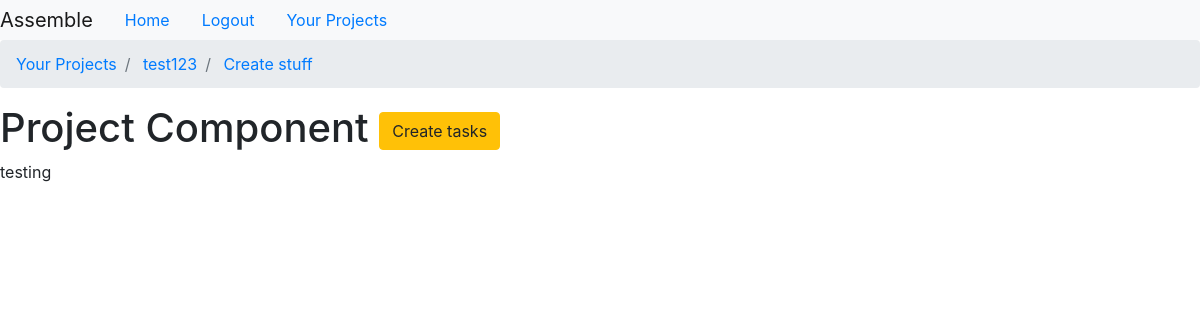
Before: /home/project-component-detail/create-stuff/ (signed in) with the older database file.
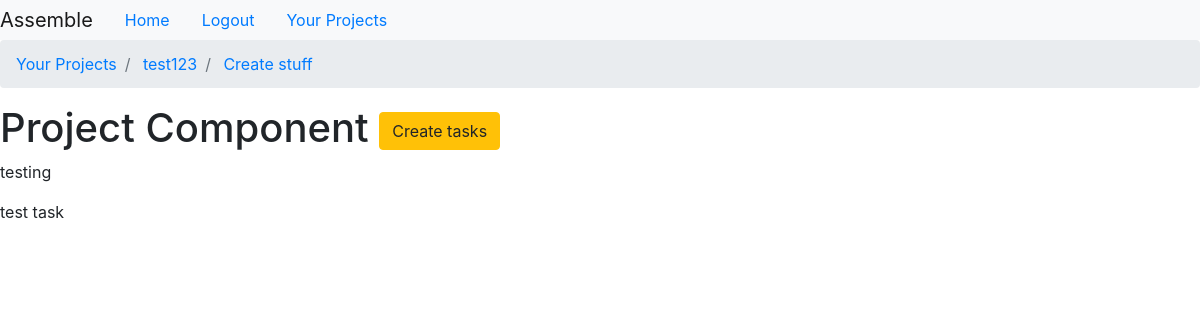
After: the same page with the newer database file.
### assemble/models.py (models this page shows, shortened)
class ComponentTask(models.Model):
    name = models.CharField(max_length=100)
    completed=models.BooleanField(default=False)
    slug= models.SlugField(max_length=100,unique=True,blank=True,null=True)
    project_component = models.ForeignKey(ProjectComponent,on_delete=models.CASCADE)

### assemble/views.py (the view)
# urls.py: path('project-component-detail/<project_component_slug>/',project_component_detail_view,name="project-component-detail"),
@login_required
def project_component_detail_view(request,project_component_slug):
    component = ProjectComponent.objects.get(slug=project_component_slug)
    component_tasks = ComponentTask.objects.filter(project_component__slug=project_component_slug)
    context = {
        'component_tasks':component_tasks,
        'component':component,
    }
    return render(request,'assemble/project_component.html',context)

### templates/assemble/project_component.html
{% extends 'assemble/base.html' %}
{% block breadcrumb %}
    <li class="breadcrumb-item">
        <a href="{% url 'project-list' %}">
            Your Projects
        </a>
    </li>
    <li class="breadcrumb-item">
        <a href="{% url 'project-detail' component.project.slug %}"> {{ component.project.name }} </a>
    </li>
    <li class="breadcrumb-item">
        <a href="{% url 'project-component-detail' component.slug %}"> {{ component.name }} </a>
    </li>
{% endblock breadcrumb %}
{% block content %}
<h1>Project Component <a class="btn btn-warning" href="{% url 'create-task' component.slug %}">Create tasks</a></h1>
{% for task in component_tasks %}
    <p>{{ task.name }}</p>
{% endfor %}
{% endblock content %}

Changed rows visible on the page:
added ComponentTask: name "test task"
